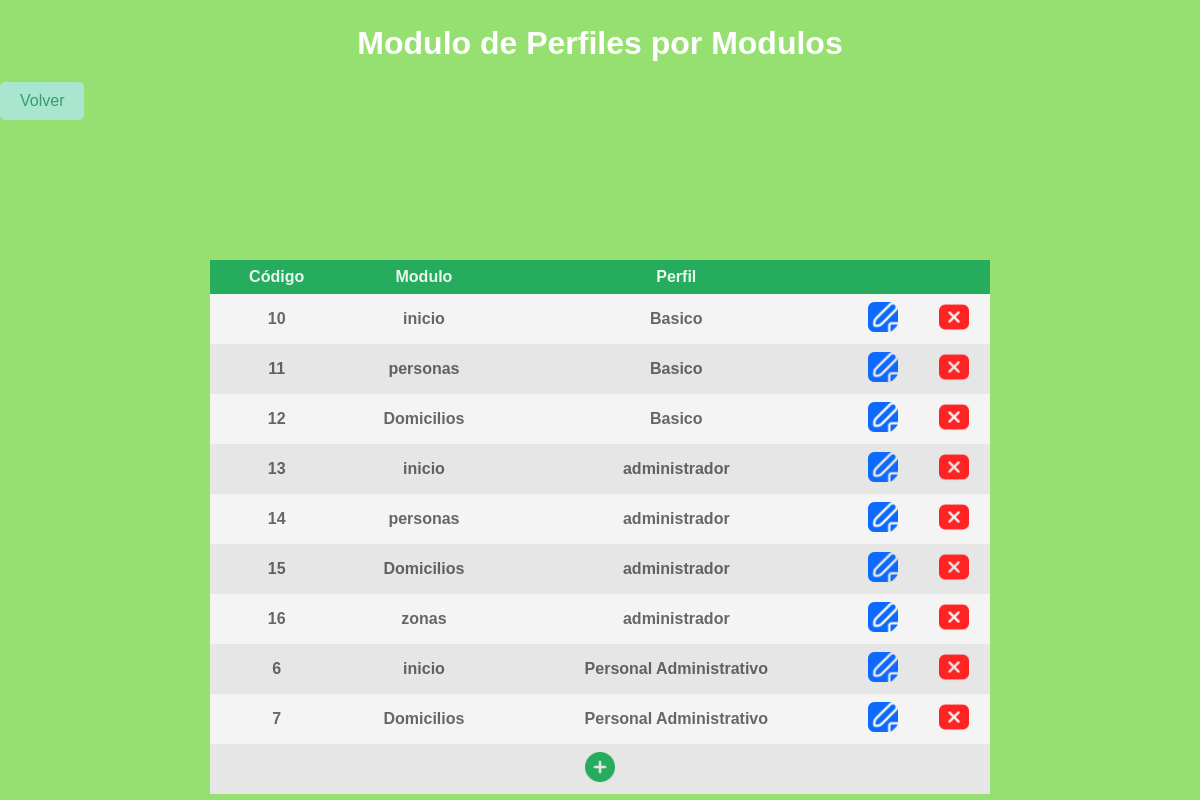
Page /php/TablasMaestras/AsignacionPerfilModulo/tablaAsignacionPerfilModulo.php on the committed database.
### tables this page shows
CREATE TABLE `asignacion_perfil_modulo` (
  `id_asignacion_perfil_modulo` int(11) NOT NULL,
  `estado` tinyint(1) DEFAULT 1,
  `rela_perfil` int(11) DEFAULT NULL,
  `rela_modulo` int(11) DEFAULT NULL
);

CREATE TABLE `modulo` (
  `id_modulo` int(11) NOT NULL,
  `descripcion_modulo` varchar(50) DEFAULT NULL,
  `estado` tinyint(1) DEFAULT 1
);

CREATE TABLE `perfil` (
  `id_perfil` int(11) NOT NULL,
  `descripcion_perfil` varchar(50) DEFAULT NULL,
  `estado` tinyint(1) DEFAULT 1
);

### config/database/db_functions.php (called while the page is built, shortened)
<?php
	require_once('conexion.php');
	function obtenerPerfilesModulos() {
		global $conexion;
		$sql = "SELECT
						id_asignacion_perfil_modulo,
						descripcion_modulo,
						descripcion_perfil
					FROM
						asignacion_perfil_modulo apm
					JOIN
						modulo m
					ON
						apm.rela_modulo = m.id_modulo
					JOIN
						perfil p
					ON
						apm.rela_perfil = p.id_perfil";
		if ($registros = $conexion->query($sql)) {
			return $registros;
		} else {
			return false;
		}
	}
 ?>

### php/TablasMaestras/AsignacionPerfilModulo/tablaAsignacionPerfilModulo.php (the view, shortened to what this page needs)
<?php
	require_once("../../../config/database/conexion.php");
	require_once('../../../config/database/db_functions.php');
	$registros = obtenerPerfilesModulos();
?>
<!DOCTYPE html>
<html>
<head>
</head>
<body>
	<h1 style="text-align: center; margin-top: 25px; margin-bottom: 20px;">Modulo de Perfiles por Modulos</h1>
	<a class="back-button" href="../../../index_tincho.php">Volver</a>
	<table>
		<thead>
			<tr>
				<th>C&oacute;digo</th>
				<th>Modulo</th>
				<th>Perfil</th>
				<th></th>
				<th></th>
			</tr>
		</thead>
		<tbody>
		<?php foreach ($registros as $reg) :
			$id 		 = $reg['id_asignacion_perfil_modulo'];
			$modulo = $reg['descripcion_modulo'];
			$perfil   = $reg['descripcion_perfil'];
			$modificar = "<a href='tablaasignacionperfilmodulo_modificacion.php?id_asignacion_perfil_modulo=$id'>
								<img src='../../../assets/icons/editar_azul.png'>
							</a>";
			$eliminar =	"<a href=\"javascript:confirmDelete($id)\">
								<img src='../../../assets/icons/eliminar.png'>
							</a>";
		?>
				 <tr>
					 <td> <?php echo $id;										?></td>
					 <td> <?php echo $modulo;								?></td>
					 <td> <?php echo $perfil;								?></td>
					 <td> <?php echo $modificar; 								?></td>
					 <td> <?php echo $eliminar;									?></td>
				 </tr>
		<?php endforeach; ?>
 		<tr>
 			<td colspan="8" class="alta">
 				<a href="tablaasignacionperfilmodulo_alta.php">
 					<img src="../../../assets/icons/agregar.png" type="icon">
 				</a>
 			</td>
 		</tr>
 		</tbody>
 	</table>
</body>
</html>

### php/TablasMaestras/AsignacionPerfilModulo/tablaAsignacionPerfilModulo.php (style rules this page uses)
body { padding: 0; margin: 0; font-family: sans-serif; background-color: #96E072; color: white; }
table { border-collapse: collapse; width: 65%; margin: 0 auto; margin-top: 15vh; color: rgba(0, 0, 0, 0.58); font-weight: bold; }
th, td { text-align: center; padding: 8px 10px; }
td, th:nth-child(7), td, th:nth-child(8) { padding: 8px 5px; }
body table thead tr { background-color: #25ac5c ; color:rgba(255, 255, 255, 0.9); text-align: left; }
table tbody tr:nth-child(odd) { background-color: #f4f4f4 ; }
table tbody tr:nth-child(even) { background-color: #E6E6E6 ; }
.alta { text-align: center; }
table tbody img { height:30px; }
.back-button { background-color: #a8e6cf; color: #3d9970; text-decoration: none; padding: 10px 20px; font-size: 16px; border-radius: 5px; transition: all 0.3s ease; display: inline-block; margin-bottom: 20px; }

### rows in the picture
asignacion_perfil_modulo: id_asignacion_perfil_modulo "10", rela_modulo.descripcion_modulo "inicio", rela_perfil.descripcion_perfil "Basico"
asignacion_perfil_modulo: id_asignacion_perfil_modulo "11", rela_modulo.descripcion_modulo "personas", rela_perfil.descripcion_perfil "Basico"
asignacion_perfil_modulo: id_asignacion_perfil_modulo "12", rela_modulo.descripcion_modulo "Domicilios", rela_perfil.descripcion_perfil "Basico"
asignacion_perfil_modulo: id_asignacion_perfil_modulo "13", rela_modulo.descripcion_modulo "inicio", rela_perfil.descripcion_perfil "administrador"
asignacion_perfil_modulo: id_asignacion_perfil_modulo "14", rela_modulo.descripcion_modulo "personas", rela_perfil.descripcion_perfil "administrador"
asignacion_perfil_modulo: id_asignacion_perfil_modulo "15", rela_modulo.descripcion_modulo "Domicilios", rela_perfil.descripcion_perfil "administrador"
asignacion_perfil_modulo: id_asignacion_perfil_modulo "16", rela_modulo.descripcion_modulo "zonas", rela_perfil.descripcion_perfil "administrador"
asignacion_perfil_modulo: id_asignacion_perfil_modulo "6", rela_modulo.descripcion_modulo "inicio", rela_perfil.descripcion_perfil "Personal Administrativo"
asignacion_perfil_modulo: id_asignacion_perfil_modulo "7", rela_modulo.descripcion_modulo "Domicilios", rela_perfil.descripcion_perfil "Personal Administrativo"
